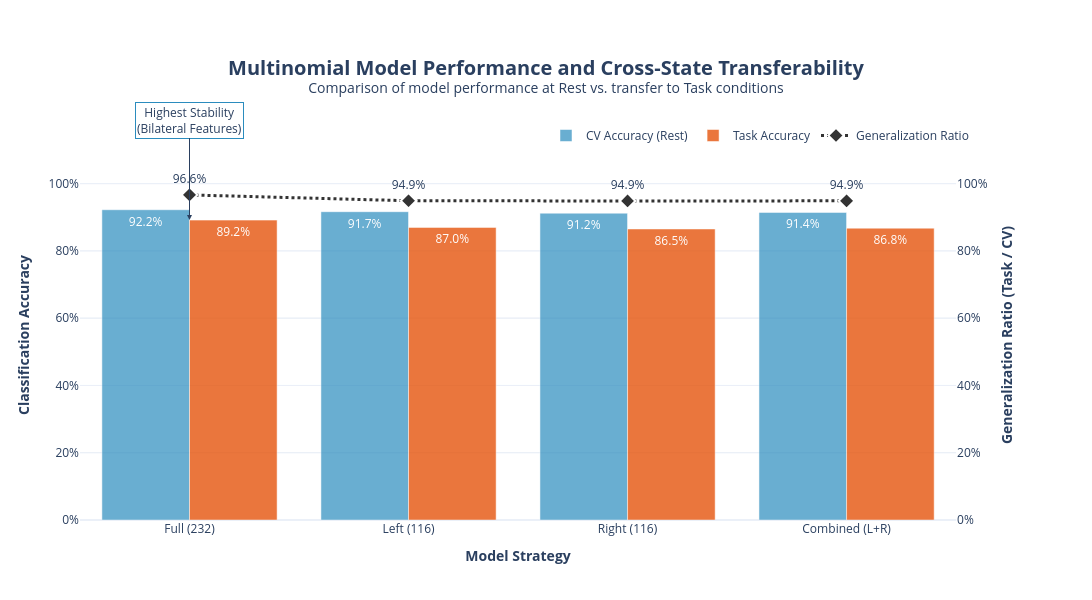

Notebook source saved alongside this figure:
### Code cell
import plotly.graph_objects as go
from plotly.subplots import make_subplots

# 1. Prepare Data
df = comparison_df.copy()

# 2. Create Figure with Dual Y-Axes
fig = make_subplots(specs=[[{"secondary_y": True}]])

# Add CV Accuracy (Baseline performance)
fig.add_trace(
    go.Bar(
        x=df['Model'], y=df['CV_Accuracy'],
        name='CV Accuracy (Rest)', marker_color='#2b8cbe', opacity=0.7,
        text=[f"{val:.1%}" for val in df['CV_Accuracy']], textposition='auto',
        hovertemplate="<b>%{x}</b><br>CV Accuracy: %{y:.1%}<extra></extra>"
    ), secondary_y=False
)

# Add Task Accuracy (Transfer performance)
fig.add_trace(
    go.Bar(
        x=df['Model'], y=df['Task_Accuracy'],
        name='Task Accuracy', marker_color='#e6550d', opacity=0.8,
        text=[f"{val:.1%}" for val in df['Task_Accuracy']], textposition='auto',
        hovertemplate="<b>%{x}</b><br>Task Accuracy: %{y:.1%}<extra></extra>"
    ), secondary_y=False
)

# Add Generalization Ratio (Line plot on secondary axis)
fig.add_trace(
    go.Scatter(
        x=df['Model'], y=df['Generalization'],
        name='Generalization Ratio', mode='lines+markers+text',
        line=dict(color='#333', width=3, dash='dot'),
        marker=dict(size=12, symbol='diamond', line=dict(width=2, color='white')),
        text=[f"{val:.1%}" for val in df['Generalization']], textposition='top center',
        hovertemplate="<b>%{x}</b><br>Gen. Ratio: %{y:.1%}<extra></extra>"
    ), secondary_y=True
)

# 3. Layout Customization
fig.update_layout(
    title=dict(
        text="<b>Multinomial Model Performance and Cross-State Transferability</b><br>" +
             "<sup>Comparison of model performance at Rest vs. transfer to Task conditions</sup>",
        x=0.5, font=dict(size=20)
    ),
    template='plotly_white',
    height=600, width=1100,
    barmode='group',
    legend=dict(orientation="h", yanchor="bottom", y=1.0, xanchor="left", x=0.5),
    margin=dict(t=150, b=80, l=80, r=80)
)

# Axis Formatting
fig.update_yaxes(title_text="<b>Classification Accuracy</b>", tickformat=".0%", secondary_y=False, range=[0, 1.1])
fig.update_yaxes(title_text="<b>Generalization Ratio (Task / CV)</b>", tickformat=".0%", secondary_y=True, range=[0, 1.1])
fig.update_xaxes(title_text="<b>Model Strategy</b>")

# Add Highlight Annotation for the Full Model Stability
fig.add_annotation(
    x='Full (232)', y=df.loc[df['Model'] == 'Full (232)', 'Task_Accuracy'].values[0],
    text="Highest Stability<br>(Bilateral Features)",
    showarrow=True, arrowhead=2, ax=0, ay=-100,
    bgcolor="rgba(255, 255, 255, 0.9)", bordercolor="#2b8cbe"
)

fig.show()

### Figure 1 — Plotly figure (JSON) as saved in the notebook; plotly's stock layout.template omitted (floating-point values rounded to 4 significant figures)
{"data": [{"hovertemplate": "<b>%{x}</b><br>CV Accuracy: %{y:.1%}<extra></extra>", "marker": {"color": "#2b8cbe"}, "name": "CV Accuracy (Rest)", "opacity": 0.7, "text": ["92.2%", "91.7%", "91.2%", "91.4%"], "textposition": "auto", "type": "bar", "x": ["Full (232)", "Left (116)", "Right (116)", "Combined (L+R)"], "xaxis": "x", "y": [0.9225, 0.9166, 0.9122, 0.9144], "yaxis": "y"}, {"hovertemplate": "<b>%{x}</b><br>Task Accuracy: %{y:.1%}<extra></extra>", "marker": {"color": "#e6550d"}, "name": "Task Accuracy", "opacity": 0.8, "text": ["89.2%", "87.0%", "86.5%", "86.8%"], "textposition": "auto", "type": "bar", "x": ["Full (232)", "Left (116)", "Right (116)", "Combined (L+R)"], "xaxis": "x", "y": [0.8915, 0.8699, 0.8653, 0.8676], "yaxis": "y"}, {"hovertemplate": "<b>%{x}</b><br>Gen. Ratio: %{y:.1%}<extra></extra>", "line": {"color": "#333", "dash": "dot", "width": 3}, "marker": {"line": {"color": "white", "width": 2}, "size": 12, "symbol": "diamond"}, "mode": "lines+markers+text", "name": "Generalization Ratio", "text": ["96.6%", "94.9%", "94.9%", "94.9%"], "textposition": "top center", "type": "scatter", "x": ["Full (232)", "Left (116)", "Right (116)", "Combined (L+R)"], "xaxis": "x", "y": [0.9665, 0.9491, 0.9485, 0.9488], "yaxis": "y2"}], "layout": {"annotations": [{"arrowhead": 2, "ax": 0, "ay": -100, "bgcolor": "rgba(255, 255, 255, 0.9)", "bordercolor": "#2b8cbe", "showarrow": true, "text": "Highest Stability<br>(Bilateral Features)", "x": "Full (232)", "y": 0.8915}], "barmode": "group", "height": 600, "legend": {"orientation": "h", "x": 0.5, "xanchor": "left", "y": 1, "yanchor": "bottom"}, "margin": {"b": 80, "l": 80, "r": 80, "t": 150}, "title": {"font": {"size": 20}, "text": "<b>Multinomial Model Performance and Cross-State Transferability</b><br><sup>Comparison of model performance at Rest vs. transfer to Task conditions</sup>", "x": 0.5}, "width": 1100, "xaxis": {"anchor": "y", "domain": [0, 0.94], "title": {"text": "<b>Model Strategy</b>"}}, "yaxis": {"anchor": "x", "domain": [0, 1], "range": [0, 1.1], "tickformat": ".0%", "title": {"text": "<b>Classification Accuracy</b>"}}, "yaxis2": {"anchor": "x", "overlaying": "y", "range": [0, 1.1], "side": "right", "tickformat": ".0%", "title": {"text": "<b>Generalization Ratio (Task / CV)</b>"}}}}
